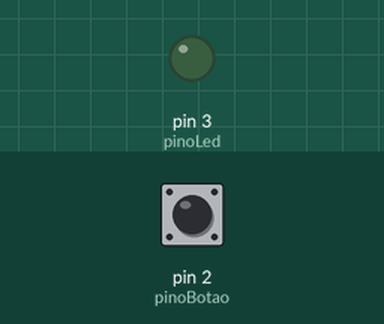
The sketch below on a simulated Arduino Uno, built with avr-gcc and run on an emulated ATmega328P. Parts: output pins drawn as LEDs (lit = HIGH). Inputs (shaded band) come from the test bench; at power-on: pin 2 (pinoBotao) LOW.

Above: at 2.8 s.
2.9 s: pin 2 (pinoBotao) pulled HIGH for 1.2 s
At 3.3 s:
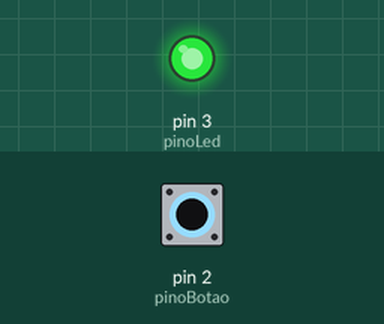
6.5 s: pin 2 (pinoBotao) pulled HIGH for 3.2 s
At 11.1 s:
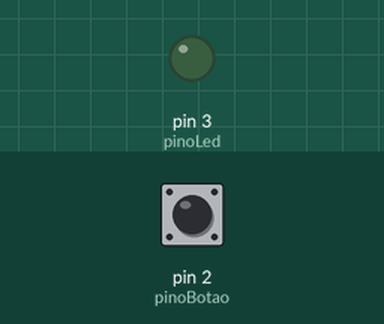
Timing chart, 0 to 12.6 s (numbered marks = the images above; inputs shaded):
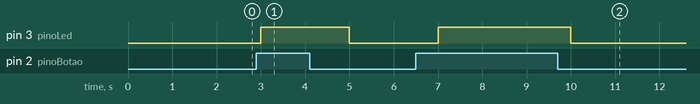

The sketch:

sketch.ino
```cpp
// Declara a variável global (int) "pinoBotao" e atribui valor "2"
int pinoBotao = 2;
int pinoLed = 3;

void setup() {
 // Configura a porta serial - taxa de comunicação "9600"
 Serial.begin(9600);
 // Define a porta "pinoBotao (2)" como entrada de dado
 pinMode (pinoBotao , INPUT);
 // Define a porta "pinoLed (3)" como saída de dado
 pinMode (pinoLed , OUTPUT);
}

void loop() {
 // Declara a Variável local (int) apertou
 int apertou;
 // Efetua a leitura digital da porta "pinoBotao" - Armazena em apertou
 apertou = digitalRead (pinoBotao);
 // Efetua a escrita digital da porta "pinoLed"
 digitalWrite(pinoLed, apertou);
 // Aguarda (para a execução) por um segundo
 delay(1000);
}
```

Measured:
- after the input at 2.9 s, pin 3 (pinoLed): LOW → HIGH after 0.10 s, → LOW 2.0 s later
- after the input at 6.5 s, pin 3 (pinoLed): LOW → HIGH after 0.50 s, → LOW 3.0 s later
